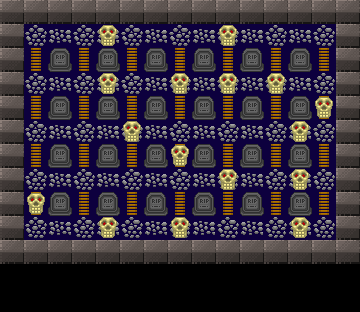

The image is a tile-based game level rendered from a .tmx file. Its description and source (layers, tilesets, objects; grid data summarised) follow:
An orthogonal 15x13 tile map with 24x24 px tiles, 3 tile layers (background, walls, blocks) and 9 objects (5x enemy, 3x target, player).

<map version="1.0" orientation="orthogonal" renderorder="right-down" width="15" height="13" tilewidth="24" tileheight="24" nextobjectid="27">
 <tileset firstgid="1" name="tOrBTiles" tilewidth="24" tileheight="24">
  <image source="../../Desktop/Trick or Boom!/AllSpriteSheetFinal.png" width="600" height="600" />
 </tileset>
 <layer name="background" width="15" height="13">
  <data>[195 cells, 93 non-empty, 3 distinct tile ids]</data>
 </layer>
 <layer name="walls" width="15" height="13">
  <properties>
   <property name="collision" value="true" />
  </properties>
  <data>[195 cells, 72 non-empty, 2 distinct tile ids]</data>
 </layer>
 <layer name="blocks" width="15" height="13">
  <properties>
   <property name="collision" value="true" />
  </properties>
  <data>[195 cells, 16 non-empty, 1 distinct tile ids]</data>
 </layer>
 <objectgroup name="objects">
  <object id="4" name="player" type="player" gid="2" x="24" y="48" width="24" height="24">
   <properties>
    <property name="frame" value="65" />
    <property name="group" value="players" />
    <property name="number_of_bombs" value="1" />
    <property name="number_of_lives" value="3" />
    <property name="texture" value="player_sheet" />
    <property name="walking_speed" value="50" />
   </properties>
  </object>
  <object id="7" name="enemy0" type="enemy" gid="102" x="216" y="140" width="24" height="24">
   <properties>
    <property name="axis" value="y" />
    <property name="direction" value="-1" />
    <property name="group" value="enemies" />
    <property name="texture" value="enemy_spritesheet" />
    <property name="walking_distance" value="64" />
    <property name="walking_speed" value="32" />
   </properties>
  </object>
  <object id="8" name="enemy1" type="enemy" gid="102" x="312" y="168" width="24" height="24">
   <properties>
    <property name="axis" value="y" />
    <property name="direction" value="-1" />
    <property name="group" value="enemies" />
    <property name="texture" value="enemy_spritesheet" />
    <property name="walking_distance" value="64" />
    <property name="walking_speed" value="32" />
   </properties>
  </object>
  <object id="9" name="enemy2" type="enemy" gid="102" x="48" y="96" width="24" height="24">
   <properties>
    <property name="axis" value="x" />
    <property name="direction" value="-1" />
    <property name="group" value="enemies" />
    <property name="texture" value="enemy_spritesheet" />
    <property name="walking_distance" value="64" />
    <property name="walking_speed" value="32" />
   </properties>
  </object>
  <object id="10" name="enemy3" type="enemy" gid="102" x="192" y="96" width="24" height="24">
   <properties>
    <property name="axis" value="x" />
    <property name="direction" value="1" />
    <property name="group" value="enemies" />
    <property name="texture" value="enemy_spritesheet" />
    <property name="walking_distance" value="64" />
    <property name="walking_speed" value="32" />
   </properties>
  </object>
  <object id="11" name="enemy4" type="enemy" gid="102" x="120" y="192" width="24" height="24">
   <properties>
    <property name="axis" value="x" />
    <property name="direction" value="1" />
    <property name="group" value="enemies" />
    <property name="texture" value="enemy_spritesheet" />
    <property name="walking_distance" value="64" />
    <property name="walking_speed" value="32" />
   </properties>
  </object>
  <object id="12" name="target0" type="target" gid="63" x="120" y="48" width="24" height="24">
   <properties>
    <property name="group" value="targets" />
    <property name="texture" value="target_image" />
   </properties>
  </object>
  <object id="13" name="target1" type="target" gid="63" x="48" y="240" width="24" height="24">
   <properties>
    <property name="group" value="targets" />
    <property name="texture" value="target_image" />
   </properties>
  </object>
  <object id="17" name="target2" type="target" gid="63" x="312" y="144" width="24" height="24">
   <properties>
    <property name="group" value="targets" />
    <property name="texture" value="target" />
   </properties>
  </object>
 </objectgroup>
</map>